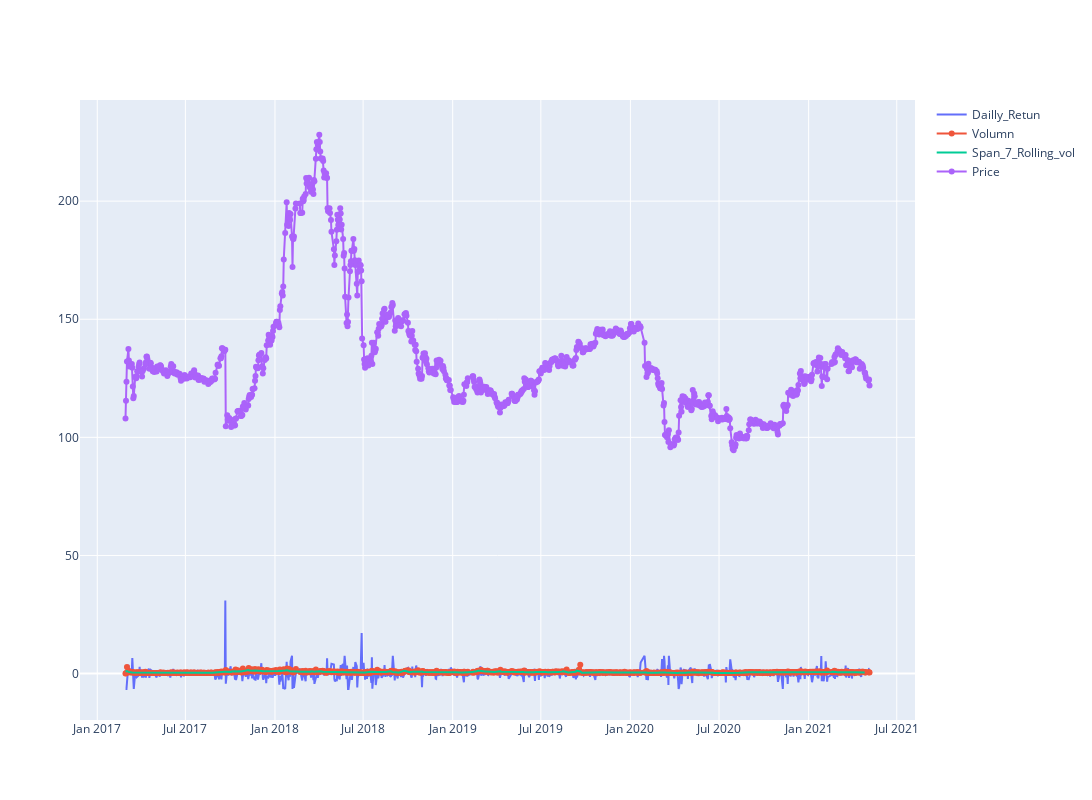

This figure's notebook cell:
### Code cell
df['Volumn'] = df['<Volume>']/1000000
Volumnshort_rolling = df['Volumn'].rolling(window=7).mean()

fig = go.Figure()
fig.update_layout(  autosize=False,   width=1200,    height=800)
fig.add_trace(go.Scatter(x=df.datetime, y=df['Daily_return'], 
                        mode='lines', name='Dailly_Retun'))
fig.add_trace(go.Scatter(x=df.datetime, y=df['Volumn'], 
                        mode='lines+markers', name='Volumn'))

fig.add_trace(go.Scatter(x=df.datetime, y=Volumnshort_rolling, 
                      mode ='lines', name='Span_7_Rolling_vol'))

fig.add_trace(go.Scatter(x=df.datetime, y=df['<Close>'], 
                        mode='lines+markers', name='Price'))

### Figure 1 — Plotly figure (JSON) as saved in the notebook; plotly's stock layout.template omitted (floating-point values rounded to 4 significant figures; data arrays with more than 128 entries replaced by an {"elided": "..."} marker saying what was removed)
{"data": [{"mode": "lines", "name": "Dailly_Retun", "type": "scatter", "x": {"elided": "1046 str values"}, "y": {"elided": "1046 float values"}}, {"mode": "lines+markers", "name": "Volumn", "type": "scatter", "x": {"elided": "1046 str values"}, "y": {"elided": "1046 float values"}}, {"mode": "lines", "name": "Span_7_Rolling_vol", "type": "scatter", "x": {"elided": "1046 str values"}, "y": {"elided": "1046 float values"}}, {"mode": "lines+markers", "name": "Price", "type": "scatter", "x": {"elided": "1046 str values"}, "y": {"elided": "1046 float values"}}], "layout": {"autosize": false, "height": 800, "width": 1200}}
